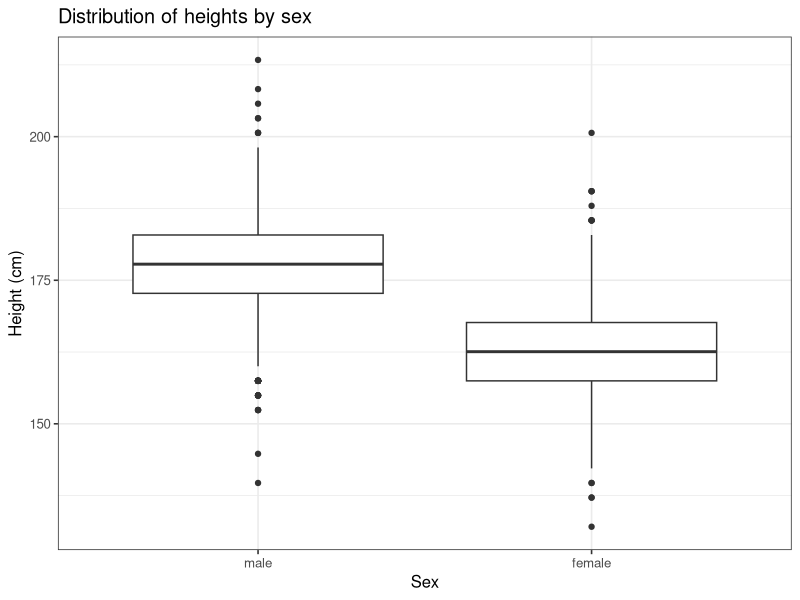
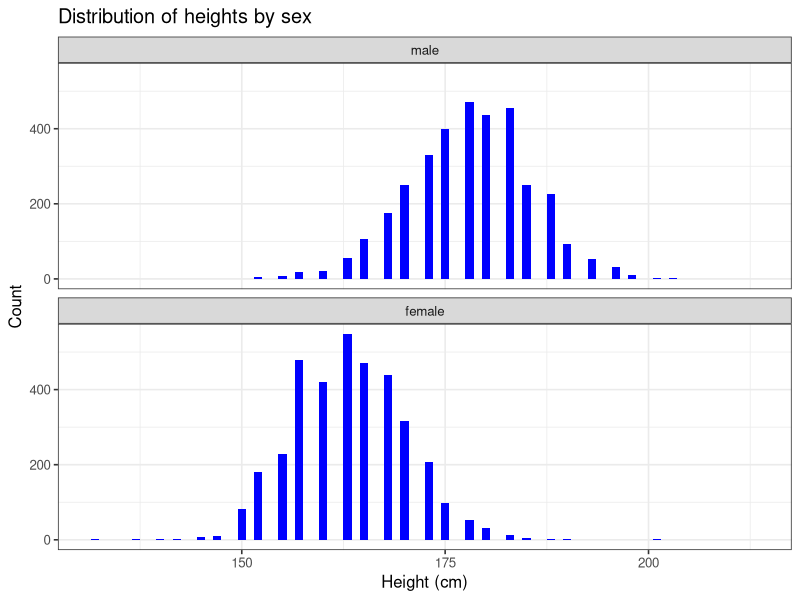
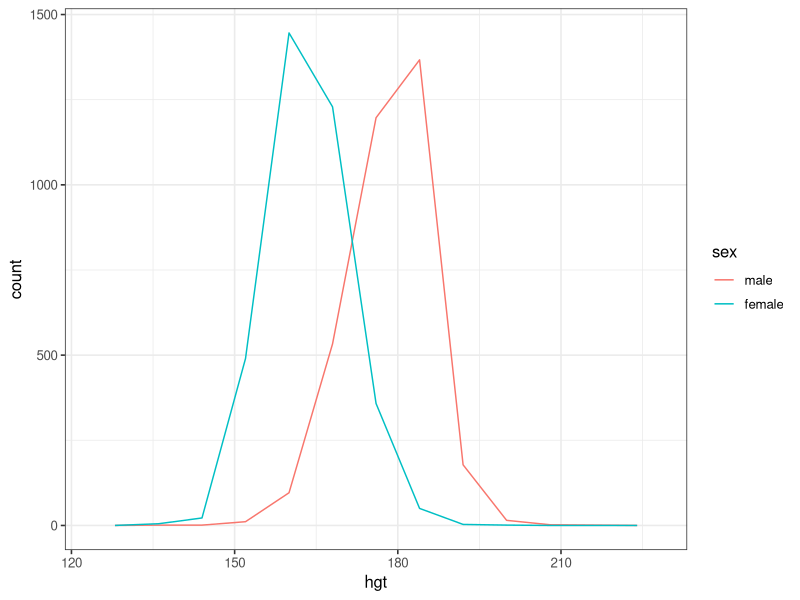
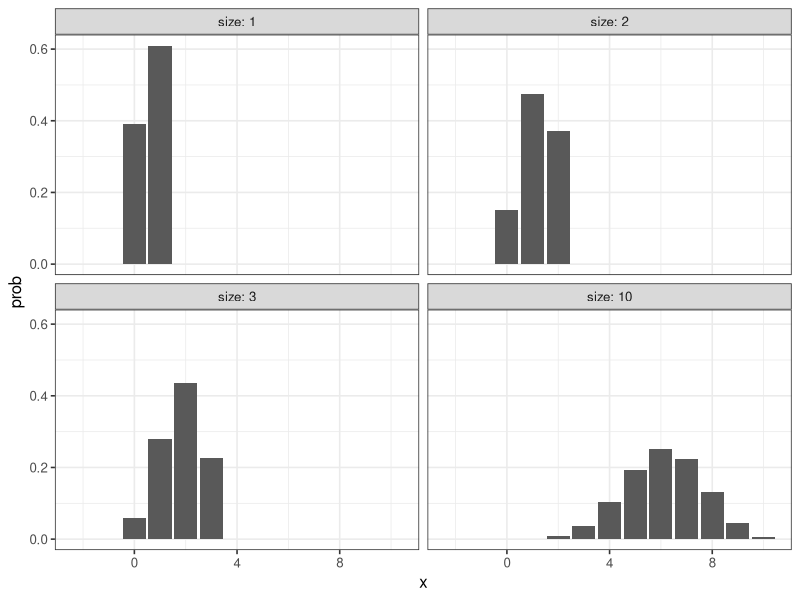
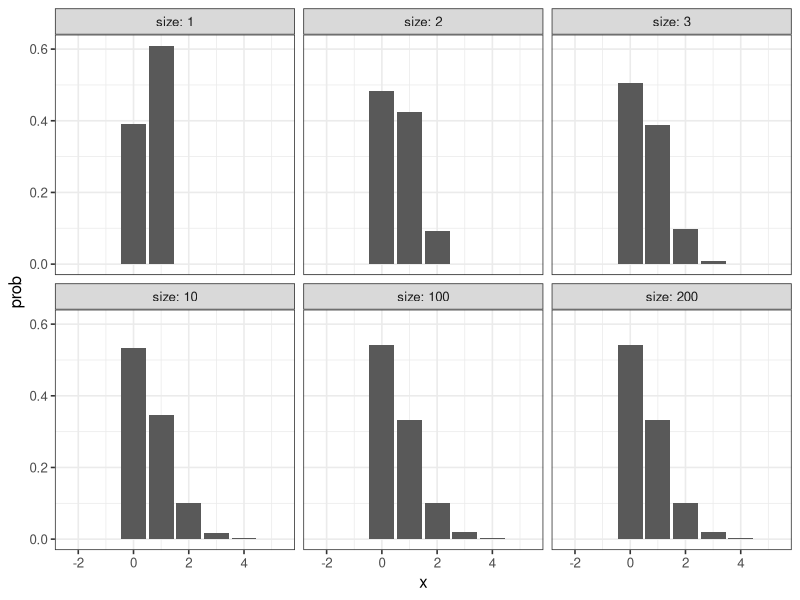
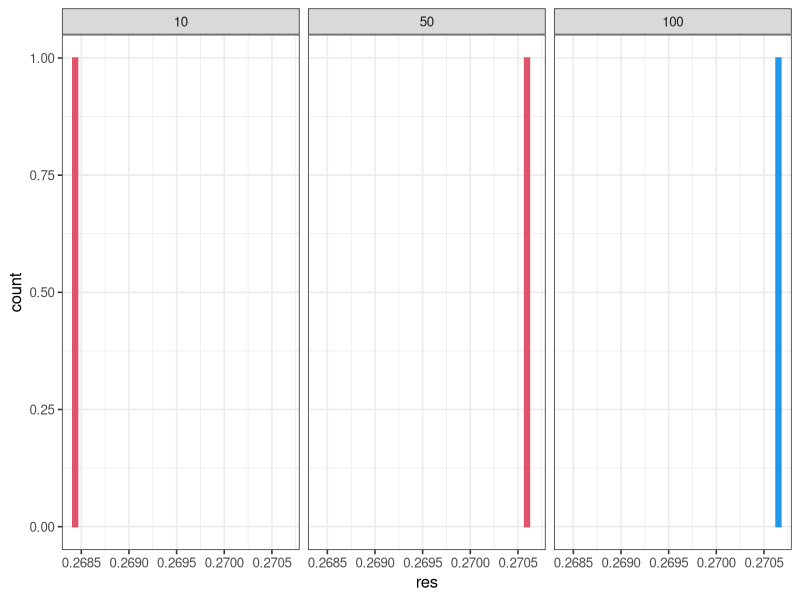
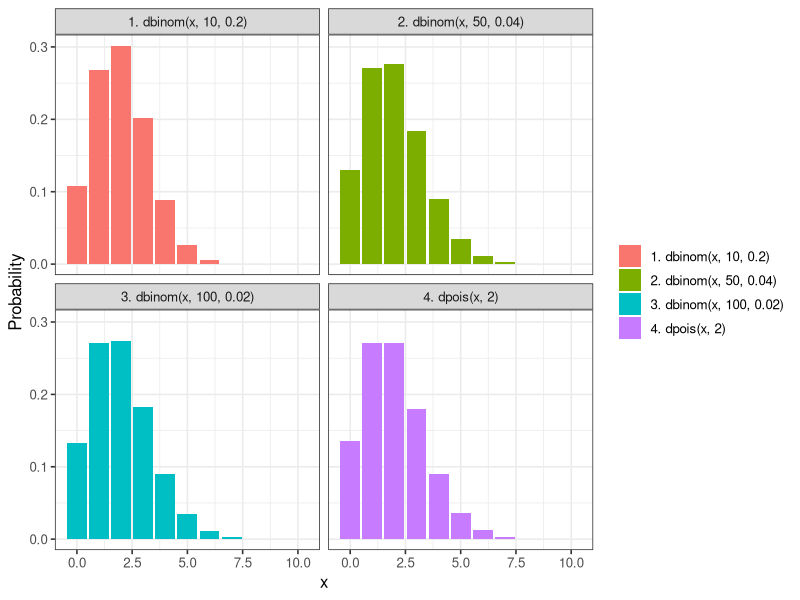

Write R code to recreate these figures, in order.
## ---- chunk 1
knitr::opts_chunk$set(echo = TRUE)

options(dplyr.summarise.inform = FALSE)
library(tidyverse)

# set theme used for plotting
theme_set(theme_bw(base_size = 12))

# Modelr package
library(modelr)

library(ggplot2)

## ---- chunk 2
# test
heights <- heights

heights
## ---- chunk 3
heights$hgt <- heights$height * 2.54

heights$wgt <- heights$weight * 0.45359237

heights
## ---- chunk 4
ggplot(heights, aes(x = sex, y = hgt)) + 
  geom_boxplot() +
  xlab("Sex") +
  ylab("Height (cm)") +
  ggtitle("Distribution of heights by sex")
## ---- chunk 5
ggplot(heights, aes(x = hgt)) +
  geom_histogram(binwidth = 1, fill = "blue") +
  facet_wrap(~ sex, ncol = 1) +
  xlab("Height (cm)") +
  ylab("Count") +
  ggtitle("Distribution of heights by sex")
## ---- chunk 6
#?heights
ggplot(heights, aes(x = hgt, color = sex, fill = sex)) +
  geom_freqpoly(binwidth = 8)
## ---- chunk 7
hgt_summary <- heights %>%
  group_by(sex) %>%
  summarize(
    hgt_mean = mean(hgt),
    hgt_sd = sd(hgt),
    counts = n()
)

hgt_summary
## ---- chunk 8
# Tøl frá https://en.wikipedia.org/wiki/Average_human_height_by_country
# Land brúk: Bretland
hgt_males   <- tibble(hgt = rnorm(3604, mean = 175, sd = 2.5), sex = "male")
hgt_females <- tibble(hgt = rnorm(3402, mean = 161.3, sd = 2.5), sex = "female")

hgt_sim <-
  rbind(
    hgt_males,
    hgt_females
  )

hgt_sim
## ---- chunk 9

## ---- chunk 10

## ---- chunk 11

## ---- chunk 12

## ---- chunk 13

## ---- chunk 14

## ---- chunk 15

## ---- chunk 16

## ---- chunk 17

## ---- chunk 18

## ---- chunk 19

## ---- chunk 20

## ---- chunk 21

## ---- chunk 22
x_values <- -2:10
prob <- 0.61
size <- c(1,2,3,10)

ndata <- NULL
for (i in size) {
  tb_data <- NULL
  tb_data <- tibble(
    x = x_values,
    size = i,
    prob = dbinom(x_values, size, prob)
  )
  ndata <- rbind(ndata, tb_data)
}

ggplot() +
  geom_bar(data=ndata, aes(x, prob), stat = "identity") +
  ylab("prob") +
  facet_wrap(~ size, labeller = label_both)
## ---- chunk 23
x_values <- -2:5
prob_value <- 0.61
size <- c(1,2,3,10,100,200)

ndata <- NULL
for (i in size) {
  tb_data <- NULL
  tb_data <- tibble(
    x = x_values,
    size = i,
    prob = prob_value/size,
    y = dbinom(x_values, size, prob)
  )
  ndata <- rbind(ndata, tb_data)
}

ggplot() +
  geom_bar(data=ndata, aes(x, y), stat = "identity") +
  ylab("prob") +
  facet_wrap(~ size, labeller = label_both)
## ---- chunk 24

## ---- chunk 25

## ---- chunk 26

## ---- chunk 27

## ---- chunk 28
n = c(10, 50, 100)
data = tibble(x = 1, n = n, p = 2/n, res = dbinom(1, n, 2/n))
data
#data = tibble(dbinom(c(1, 1, 1), 100, 2/100), )
ggplot(data, aes(x = res)) +
  geom_bar(colour = n, fill = n) +
  facet_wrap(~ n)
  #facet_wrap()
#data

## ---- chunk 29
data_bino <- tibble(
  x = 0:10,
  y = c(dbinom(0:10, 10, 0.2)),
  label = rep("1. dbinom(x, 10, 0.2)", 11)
) %>%
  bind_rows(tibble(
    x = 0:10,
    y = c(dbinom(0:10, 50, 0.04)),
    label = rep("2. dbinom(x, 50, 0.04)", 11)
  )) %>%
  bind_rows(tibble(
    x = 0:10,
    y = c(dbinom(0:10, 100, 0.02)),
    label = rep("3. dbinom(x, 100, 0.02)", 11)
  ))

data_pois <- tibble(
  x = 0:10,
  y = dpois(0:10, 2),
  label = rep("4. dpois(x, 2)", 11)
)

data_bp <- bind_rows(data_bino, data_pois)

data_bp
## ---- chunk 30
library(ggplot2)

ggplot(data_bp, aes(x = x, y = y, fill = label)) +
  geom_bar(stat = "identity") +
  facet_wrap(~label, nrow = 2) +
  labs(x = "x", y = "Probability", fill = NULL)
## ---- chunk 31

## ---- chunk 32

## ---- chunk 33

## ---- chunk 34

## ---- chunk 35

## ---- chunk 36
